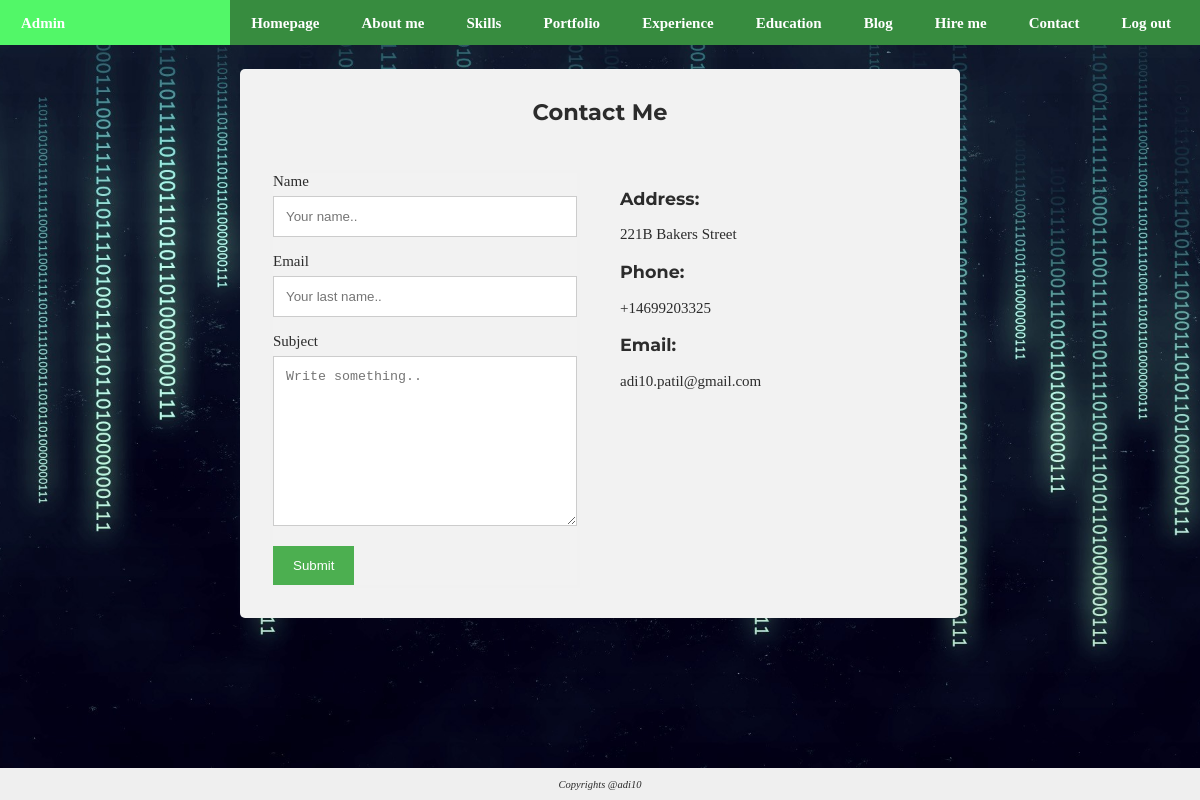
The app's page /admin/contact.php (signed in) with its own data.
### tables this page shows
CREATE TABLE `personal` (
  `pid` int(11) NOT NULL,
  `aboutme` mediumtext NOT NULL,
  `age` int(11) NOT NULL,
  `email` varchar(100) NOT NULL,
  `phone` varchar(20) NOT NULL,
  `address` varchar(255) NOT NULL,
  `languages` varchar(255) NOT NULL
);

### admin/contact.php (the view, shortened to what this page needs)
<?php
include('../functions.php');
$aboutSQL = "SELECT * FROM `personal` WHERE pid='1'";
$aboutresult = mysqli_query($db, $aboutSQL) or die("Bad query : $aboutSQL");
$row = mysqli_fetch_array($aboutresult);
?>
<!DOCTYPE html>
<html lang="en">
  <head>
    <link rel="stylesheet" href="../css/portfolio.css" />
    <link
      rel="stylesheet"
      href="https://cdnjs.cloudflare.com/ajax/libs/font-awesome/4.7.0/css/font-awesome.min.css"
    />
  </head>
  <body class="home">
  <nav>
      <ul>
        <li style="padding-right: 12%"><a href="#home">Admin</a></li>
        <li><a href="home.php">Homepage</a></li>
        <li><a href="aboutme.php">About me</a></li>
        <li><a href="skills.php">Skills</a></li>
        <li><a href="portfolio.php">Portfolio</a></li>
        <li><a href="exp.php">Experience</a></li>
        <li><a href="edu.php">Education</a></li>
        <li><a href="blog.php">Blog</a></li>
        <li><a href="Hireme.php">Hire me</a></li>
        <li><a href="#">Contact</a></li>
        <li>
        <a
          href="home.php?logout='1'"
            >Log out</a
          >
        </li>
      </ul>
    </nav>
    <div class="container">
      <div style="text-align:center">
        <h2><b>Contact Me</b></h2>
      </div>
      <div class="row">
        <div class="column">
          <form action="/action_page.php">
            <label for="fname">Name</label>
            <input
              type="text"
              id="fname"
              name="firstname"
              placeholder="Your name.."
            />
            <label for="CEmail">Email</label>
            <input
              type="text"
              id="CEmail"
              name="lastname"
              placeholder="Your last name.."
            />
            <label for="subject">Subject</label>
            <textarea
              id="subject"
              name="subject"
              placeholder="Write something.."
              style="height:170px"
            ></textarea>
            <input type="submit" value="Submit" />
          </form>
        </div>
        <div class="column">
          <h3>Address:</h3>
          <p><?php echo $row['address'] ?></p>
          <h3>Phone:</h3>
          <p><?php echo $row['phone'] ?></p>
          <h3>Email:</h3>
          <p><?php echo $row['email'] ?></p>
        </div>
      </div>
    </div>
    <footer>
      <p>Copyrights @adi10</p>
    </footer>
  </body>
</html>

### css/portfolio.css (style rules this page uses)
* { box-sizing: border-box; }
h1, h2, h3, h4, h5, h6 { font-family: "Montserrat"; }
html { min-height: 100%; }
a { text-decoration: none; }
.home { background-image: url(../imgs/bg1.jpg); background-attachment: fixed; background-position: center; background-repeat: no-repeat; background-size: cover; }
body { height: 100%; background-color: #ffffff; color: #2c2c2c; margin: 0; padding: 0; font-size: 15px; overflow: auto; }
nav { background-color: #378c3f; margin: 0; overflow: hidden; font-style: bold; }
nav ul { margin: 0; padding: 0; display: flex; }
nav ul li { display: inline-block; list-style-type: none; }
nav > ul > li > a { color: white; background-color: ##0c0d0d; display: block; line-height: 2em; text-decoration: none; line-height: 2em; padding: 0.5em 1.4em; font-weight: 800; }
footer { display: block; font-size: 0.7em; font-style: italic; background-color: #efefef; text-align: center; right: 0; bottom: 0; left: 0; position: fixed; }
form { border: 3px solid #f1f1f1; }
input[type="text"], input[type="password"] { width: 100%; padding: 12px 20px; margin: 8px 0; display: inline-block; border: 1px solid #ccc; box-sizing: border-box; }
.container { padding: 16px; }
input[type="text"], select, textarea { width: 100%; padding: 12px; border: 1px solid #ccc; margin-top: 6px; margin-bottom: 16px; resize: vertical; }
input[type="submit"] { background-color: #4caf50; color: white; padding: 12px 20px; border: none; cursor: pointer; }
.container { border-radius: 5px; background-color: #f2f2f2; padding: 10px; width: 60%; margin-left: 20%; margin-top: 2%; }
.column { float: left; width: 50%; margin-top: 6px; padding: 20px; }
.row:after { content: ""; display: table; clear: both; }

### records on screen
personal: address "221B Bakers Street", phone "+14699203325", email "adi10.patil@gmail.com"
